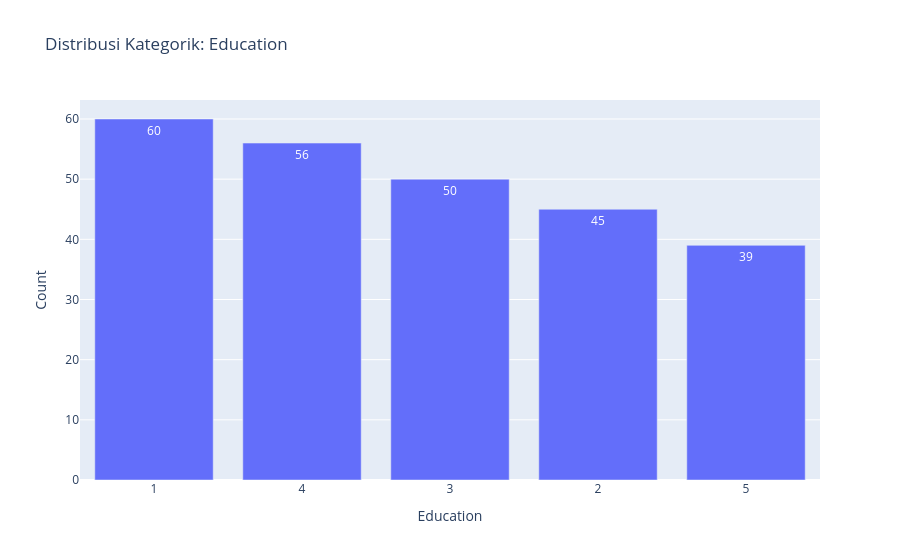
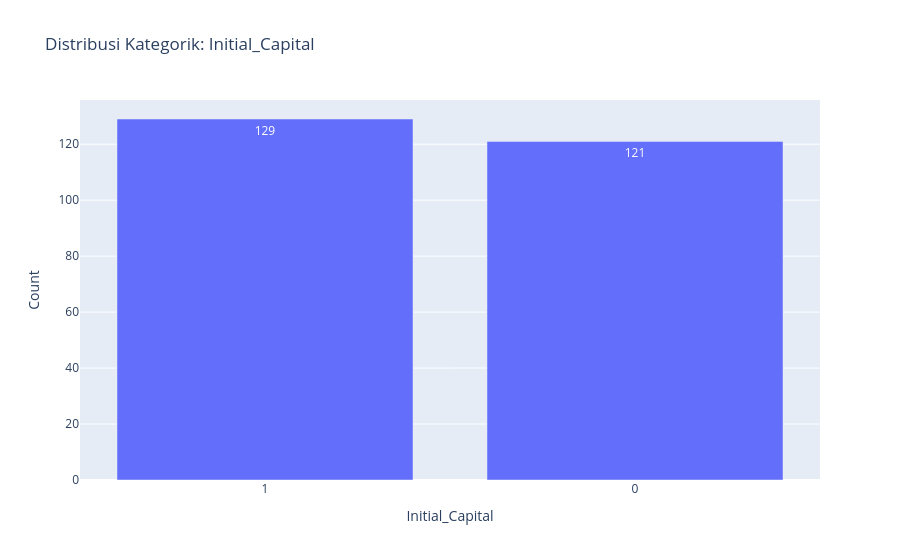
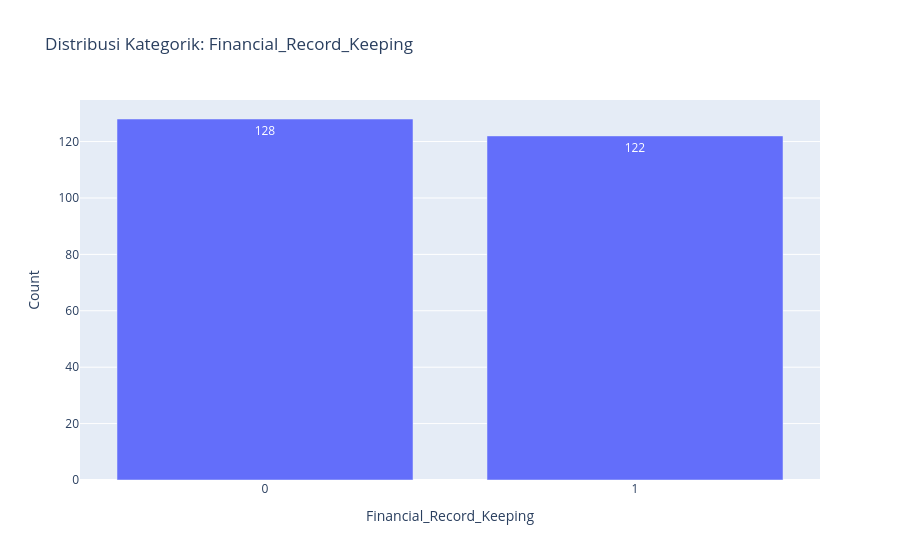

Source (notebook cell) for these figures, in order:
### Markdown cell above
### 5. Distribusi Data Kategorik/Ordinal

### Code cell
categorical_cols = ['Education', 'Initial_Capital', 'Financial_Record_Keeping', 
                    'Internet_Usage', 'Business_Plan', 'Marketing_Effort', 
                    'Partnership', 'Parent_Business_Experience', 'Owner_Gender', 
                    'Professional_Advice']

for col in categorical_cols:
    val_counts = df[col].value_counts().reset_index()
    val_counts.columns = [col, 'Count']
    val_counts[col] = val_counts[col].astype(str)
    fig = px.bar(val_counts, x=col, y='Count', title=f'Distribusi Kategorik: {col}', text='Count')
    fig.show()
    fig.write_html(f'{RESULTS_PATH}/distribusi_kategorik_{col}.html')

### Figure 1 — Plotly figure (JSON) as saved in the notebook; plotly's stock layout.template omitted (floating-point values rounded to 4 significant figures)
{"data": [{"hovertemplate": "Education=%{x}<br>Count=%{text}<extra></extra>", "legendgroup": "", "marker": {"color": "#636efa", "pattern": {"shape": ""}}, "name": "", "orientation": "v", "showlegend": false, "text": [60.0, 56.0, 50.0, 45.0, 39.0], "textposition": "auto", "type": "bar", "x": ["1", "4", "3", "2", "5"], "xaxis": "x", "y": [60, 56, 50, 45, 39], "yaxis": "y"}], "layout": {"barmode": "relative", "legend": {"tracegroupgap": 0}, "title": {"text": "Distribusi Kategorik: Education"}, "xaxis": {"anchor": "y", "domain": [0, 1], "title": {"text": "Education"}}, "yaxis": {"anchor": "x", "domain": [0, 1], "title": {"text": "Count"}}}}

### Figure 2 — Plotly figure (JSON) as saved in the notebook; plotly's stock layout.template omitted (floating-point values rounded to 4 significant figures)
{"data": [{"hovertemplate": "Initial_Capital=%{x}<br>Count=%{text}<extra></extra>", "legendgroup": "", "marker": {"color": "#636efa", "pattern": {"shape": ""}}, "name": "", "orientation": "v", "showlegend": false, "text": [129.0, 121.0], "textposition": "auto", "type": "bar", "x": ["1", "0"], "xaxis": "x", "y": [129, 121], "yaxis": "y"}], "layout": {"barmode": "relative", "legend": {"tracegroupgap": 0}, "title": {"text": "Distribusi Kategorik: Initial_Capital"}, "xaxis": {"anchor": "y", "domain": [0, 1], "title": {"text": "Initial_Capital"}}, "yaxis": {"anchor": "x", "domain": [0, 1], "title": {"text": "Count"}}}}

### Figure 3 — Plotly figure (JSON) as saved in the notebook; plotly's stock layout.template omitted (floating-point values rounded to 4 significant figures)
{"data": [{"hovertemplate": "Financial_Record_Keeping=%{x}<br>Count=%{text}<extra></extra>", "legendgroup": "", "marker": {"color": "#636efa", "pattern": {"shape": ""}}, "name": "", "orientation": "v", "showlegend": false, "text": [128.0, 122.0], "textposition": "auto", "type": "bar", "x": ["0", "1"], "xaxis": "x", "y": [128, 122], "yaxis": "y"}], "layout": {"barmode": "relative", "legend": {"tracegroupgap": 0}, "title": {"text": "Distribusi Kategorik: Financial_Record_Keeping"}, "xaxis": {"anchor": "y", "domain": [0, 1], "title": {"text": "Financial_Record_Keeping"}}, "yaxis": {"anchor": "x", "domain": [0, 1], "title": {"text": "Count"}}}}
